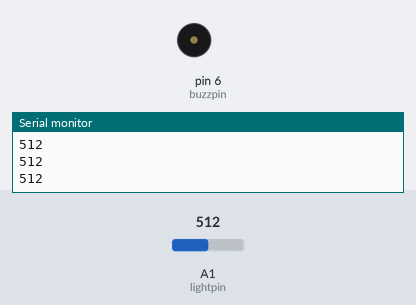
The sketch below on a simulated Arduino Uno, built with avr-gcc and run on an emulated ATmega328P. Shown: buzzer (waves = sounding, pin HIGH), the last lines printed to the serial monitor. The inputs (shaded band) are chosen by the test bench; at power-on: A1 (lightpin) = 512.

Above: at 1.2 s.
1.3 s: A1 (lightpin) set to 260
2.8 s: A1 (lightpin) set to 232
At 3.1 s:
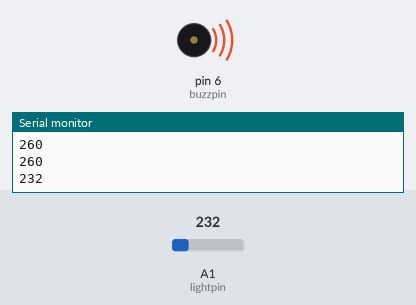
5.8 s: A1 (lightpin) set to 306
At 6.4 s:
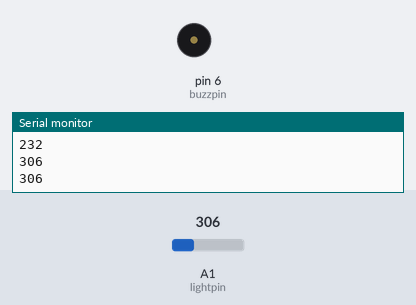
7.3 s: A1 (lightpin) set to 240
At 7.4 s:
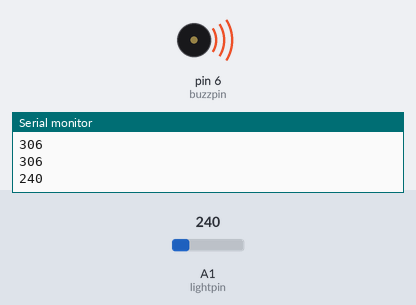
Timing chart, 0 to 11.3 s (numbered marks = the images above; inputs shaded):
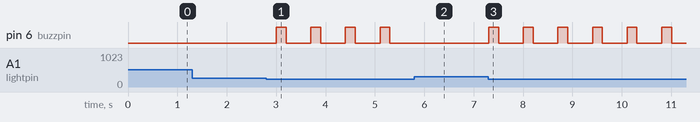

Measured:
- the behaviour switches between 250 and 249 on A1 (lightpin) (found by bisection; images 0 and 1)
- after the input at 2.8 s, pin 6 (buzzpin): alternates HIGH for 0.20 s and LOW for 0.50 s, starting after 0.20 s
- after the input at 5.8 s, pin 6 (buzzpin): stops changing and stays LOW
- after the input at 7.3 s, pin 6 (buzzpin): alternates HIGH for 0.20 s and LOW for 0.50 s, starting at once

The sketch:

light_detection_alarm.ino
```cpp
// C++ code
//
int lightval;
int lightpin=A1;
int buzzpin =6;
int delaytime=300;

void setup()
{
  pinMode(lightpin,INPUT);
  pinMode(buzzpin,OUTPUT);
  Serial.begin(9600);

}

void loop()
{
  lightval=analogRead(lightpin);
Serial.println(lightval);

  if(lightval<250){
    digitalWrite(buzzpin,HIGH);
  delay(200);
  digitalWrite(buzzpin,LOW);
  delay(200);
}

  else{
  digitalWrite(buzzpin,LOW);
  }
  delay(delaytime);
}
```
